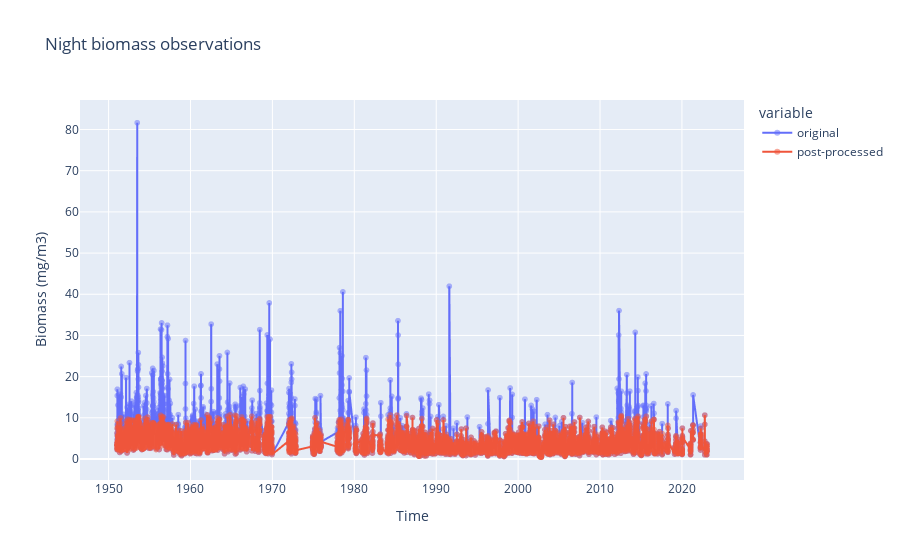

The code cell stored with this chart in its notebook:
### Markdown cell above
## NIGHT

### Code cell
pd.DataFrame(
    {
        "original": data.night.mean(["latitude", "longitude", "layer"]).dropna("time").to_series(),
        "post-processed": new_data.night.mean(["latitude", "longitude", "layer"]).dropna("time").to_series(),
    }
).plot(title="Day observations", kind="scatter", opacity=0.5).update_traces(mode="lines+markers").update_layout(
    xaxis_title="Time",
    yaxis_title="Biomass (mg/m3)",
    title="Night biomass observations",
)

### Figure 1 — Plotly figure (JSON) as saved in the notebook; plotly's stock layout.template omitted (floating-point values rounded to 4 significant figures; data arrays with more than 128 entries replaced by an {"elided": "..."} marker saying what was removed)
{"data": [{"hovertemplate": "variable=original<br>time=%{x}<br>value=%{y}<extra></extra>", "legendgroup": "original", "marker": {"color": "#636efa", "opacity": 0.5, "symbol": "circle"}, "mode": "lines+markers", "name": "original", "showlegend": true, "type": "scattergl", "x": {"elided": "7542 str values"}, "xaxis": "x", "y": {"elided": "7542 float values"}, "yaxis": "y"}, {"hovertemplate": "variable=post-processed<br>time=%{x}<br>value=%{y}<extra></extra>", "legendgroup": "post-processed", "marker": {"color": "#EF553B", "opacity": 0.5, "symbol": "circle"}, "mode": "lines+markers", "name": "post-processed", "showlegend": true, "type": "scattergl", "x": {"elided": "7542 str values"}, "xaxis": "x", "y": {"elided": "7542 float values"}, "yaxis": "y"}], "layout": {"legend": {"title": {"text": "variable"}, "tracegroupgap": 0}, "title": {"text": "Night biomass observations"}, "xaxis": {"anchor": "y", "domain": [0, 1], "title": {"text": "Time"}}, "yaxis": {"anchor": "x", "domain": [0, 1], "title": {"text": "Biomass (mg/m3)"}}}}
